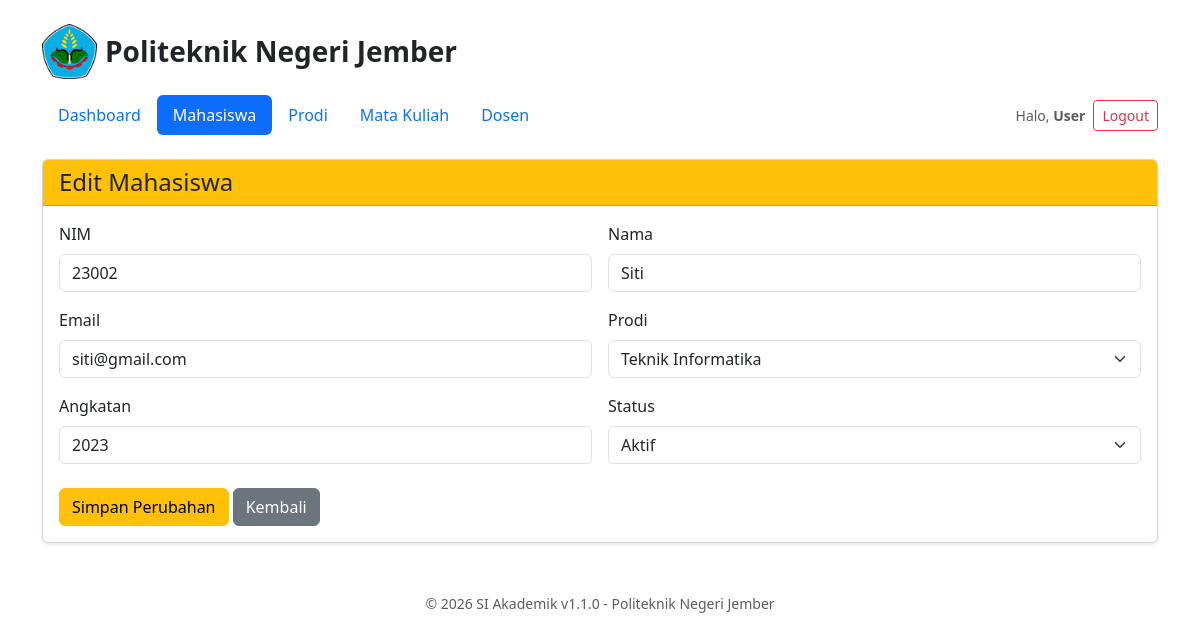
The app's page /setoran_BKPM-1/si-akademik_acara16/mahasiswa/23002/edit (signed in) with its own data.
### tables this page shows
CREATE TABLE IF NOT EXISTS mahasiswa (
    id       INT AUTO_INCREMENT PRIMARY KEY,
    nim      VARCHAR(20)  NOT NULL UNIQUE,
    nama     VARCHAR(100) NOT NULL,
    email    VARCHAR(100) NOT NULL,
    prodi_id INT          NOT NULL,
    angkatan INT          NOT NULL,
    status   VARCHAR(10)  NOT NULL DEFAULT 'aktif'
);

CREATE TABLE IF NOT EXISTS prodi (
    id   INT AUTO_INCREMENT PRIMARY KEY,
    kode VARCHAR(10)  NOT NULL,
    nama VARCHAR(100) NOT NULL
);

### app/Views/layouts/main.php (called while the page is built, shortened)
<?php
require __DIR__ . '/../partials/header.php';
require __DIR__ . '/../partials/navbar.php';
require $content;
require __DIR__ . '/../partials/footer.php';

### app/Core/BaseController.php (called while the page is built, shortened)
<?php
class BaseController
{
    protected function view(
        string $view,
        array $data = [],
        string $active = '',
        bool $useLayout = true
    ): void {
        extract($data, EXTR_SKIP);
        $content = __DIR__ . '/../Views/' . $view . '.php';
        require __DIR__ . '/../Views/layouts/main.php';
    }
}

### app/Controllers/MahasiswaController.php (called while the page is built, shortened)
<?php
class MahasiswaController extends BaseController
{
    private MahasiswaService $service;
    public function __construct(MahasiswaService $service)
    {
        $this->service = $service;
    }
    public function edit($id): void
    {
        $data = $this->service->find((string) $id);
        $this->view(
            'mahasiswa/edit',
            [
                'mahasiswa' => $data,
                'originalNim' => $id,
                'prodiList' => $this->service->prodiOptions(),
                'errors' => [],
            ],
            'mahasiswa'
        );
    }
}

### public/index.php (called while the page is built, shortened)
<?php
$routes = require __DIR__ . '/../routes/web.php';
$requestUri = parse_url($_SERVER['REQUEST_URI'], PHP_URL_PATH);
$method     = $_SERVER['REQUEST_METHOD'];
$uri = $requestUri;
if (defined('BASE_URL') && !empty(BASE_URL)) {
    if (str_starts_with($uri, BASE_URL)) {
        $uri = substr($uri, strlen(BASE_URL));
    }
}
try {
    $router = new App\Core\Router($routes);
    $router->dispatch($uri, $method);
} catch (Throwable $e) {
    App\Core\Logger::error('Error tak tertangani', $e);
    http_response_code(500);
    echo 'Terjadi gangguan pada sistem. Silakan coba beberapa saat lagi.';
}

### app/Repositories/MahasiswaRepository.php (called while the page is built, shortened)
<?php
class MahasiswaRepository
{
    private Database $database;
    public function __construct(Database $database)
    {
        $this->database = $database;
    }
    private function db(): PDO
    {
        return $this->database->getConnection();
    }
    public function findByNimData(string $nim): ?array
    {
        $stmt = $this->db()->prepare(
            "SELECT * FROM mahasiswa WHERE nim = :nim"
        );
        $stmt->execute([
            'nim' => $nim
        ]);
        return $stmt->fetch(PDO::FETCH_ASSOC) ?: null;
    }
}

### app/Core/Database.php (called while the page is built, shortened)
<?php
class Database
{
    private PDO $pdo;
    public function __construct()
    {
        $config = require __DIR__ . '/../../config/database.php';
        try {
            $this->pdo = new PDO(
                "mysql:host={$config['host']};dbname={$config['dbname']};charset={$config['charset']}",
                $config['username'],
                $config['password']
            );
            $this->pdo->setAttribute(
                PDO::ATTR_ERRMODE,
                PDO::ERRMODE_EXCEPTION
            );
        } catch (PDOException $e) {
            Logger::error('Koneksi database gagal', $e);
            throw new \RuntimeException('Koneksi database gagal', 0, $e);
        }
    }
    public function getConnection(): PDO
    {
        return $this->pdo;
    }
}

### config/database.php (called while the page is built)
<?php
return [
'host'     => '127.0.0.1:3307',
'dbname'   => 'si_akademik',
'username' => 'root',
'password' => '',
'charset'  => 'utf8mb4',
];

### app/Services/MahasiswaService.php (called while the page is built, shortened)
<?php
class MahasiswaService
{
    public function find(string $nim): ?array
    {
        return $this->repo->findByNimData($nim);
    }
    public function prodiOptions(): array
    {
        return $this->prodiRepo->all();
    }
}

### app/Repositories/ProdiRepository.php (called while the page is built, shortened)
<?php
class ProdiRepository
{
    private Database $database;
    public function __construct(Database $database)
    {
        $this->database = $database;
    }
    private function db(): PDO
    {
        return $this->database->getConnection();
    }
    public function all(): array
    {
        return $this->db()
            ->query("SELECT * FROM prodi ORDER BY kode ASC")
            ->fetchAll(PDO::FETCH_ASSOC);
    }
}

### app/Views/mahasiswa/edit.php (the view, shortened to what this page needs)
<?php
$errors = $errors ?? [];
?>
<div class="card shadow-sm">
    <div class="card-header bg-warning">
        <h4 class="mb-0">Edit Mahasiswa</h4>
    </div>
    <div class="card-body">
        <form method="post" action="<?= BASE_URL ?>/mahasiswa/<?= urlencode($originalNim ?? $mahasiswa['nim'] ?? '') ?>/update" novalidate>
            <div class="row g-3">
                <div class="col-md-6">
                    <label class="form-label">NIM</label>
                    <input name="nim" class="form-control <?= isset($errors['nim']) ? 'is-invalid' : '' ?>"
                           value="<?= htmlspecialchars($mahasiswa['nim'] ?? '') ?>">
                </div>
                <div class="col-md-6">
                    <label class="form-label">Nama</label>
                    <input name="nama" class="form-control <?= isset($errors['nama']) ? 'is-invalid' : '' ?>"
                           value="<?= htmlspecialchars($mahasiswa['nama'] ?? '') ?>">
                </div>
                <div class="col-md-6">
                    <label class="form-label">Email</label>
                    <input type="email" name="email" class="form-control <?= isset($errors['email']) ? 'is-invalid' : '' ?>"
                           value="<?= htmlspecialchars($mahasiswa['email'] ?? '') ?>">
                </div>
                <div class="col-md-6">
                    <label class="form-label">Prodi</label>
                    <select name="prodi_id" class="form-select <?= isset($errors['prodi_id']) ? 'is-invalid' : '' ?>">
                        <?php foreach ($prodiList as $p): ?>
                            <option value="<?= $p['id'] ?>" <?= ((int) ($mahasiswa['prodi_id'] ?? 0) === (int) $p['id']) ? 'selected' : '' ?>>
                                <?= htmlspecialchars($p['nama']) ?>
                            </option>
                        <?php endforeach; ?>
                    </select>
                </div>
                <div class="col-md-6">
                    <label class="form-label">Angkatan</label>
                    <input type="number" name="angkatan" class="form-control <?= isset($errors['angkatan']) ? 'is-invalid' : '' ?>"
                           value="<?= htmlspecialchars((string) ($mahasiswa['angkatan'] ?? '')) ?>">
                </div>
                <div class="col-md-6">
                    <label class="form-label">Status</label>
                    <select name="status" class="form-select <?= isset($errors['status']) ? 'is-invalid' : '' ?>">
                        <option value="aktif" <?= ($mahasiswa['status'] ?? '') === 'aktif' ? 'selected' : '' ?>>Aktif</option>
                    </select>
                </div>
            </div>
            <div class="mt-4">
                <button class="btn btn-warning">Simpan Perubahan</button>
                <a href="<?= BASE_URL ?>/mahasiswa" class="btn btn-secondary">Kembali</a>
            </div>
        </form>
    </div>
</div>

### app/Core/Router.php (shortened to what this page needs)
<?php
class Router
{
    private array $routes;
    public function __construct(array $routes)
    {
        $this->routes = $routes;
    }
    public function dispatch(string $uri, string $method): void
    {
        $uri = $this->normalize($uri);
        foreach ($this->routes[$method] ?? [] as $routePattern => $routeConfig) {
            $pattern = $this->normalize($routePattern);
            $regex = preg_replace(
                '/\{[a-zA-Z0-9_]+\}/',
                '([a-zA-Z0-9_]+)',
                $pattern
            );
            $regex = '#^' . $regex . '$#';
            if (preg_match($regex, $uri, $params)) {
                array_shift($params);
                $this->callController($routeConfig, $params);
                return;
            }
        }
    }
    private function normalize(string $path): string
    {
        $path = trim($path, '/');
        return $path === '' ? '/' : '/' . $path;
    }
    private function callController(
        array $routeConfig,
        array $params
    ): void {
        $controllerClass = "App\\Controllers\\{$routeConfig['controller']}";
        $action = $routeConfig['action'];
        $controller = $this->makeController($controllerClass);
        call_user_func_array(
            [$controller, $action],
            $params
        );
    }
    private function makeController(string $controllerClass): object
    {
        if ($controllerClass === 'App\\Controllers\\MahasiswaController') {
            $database = new Database();
            $service = new MahasiswaService(
                new MahasiswaRepository($database),
                new ProdiRepository($database)
            );
            return new $controllerClass($service);
        }
        return new $controllerClass();
    }
}

### records on screen
mahasiswa: nim "23002", nama "Siti", email "siti@gmail.com", prodi_id "Teknik Informatika", angkatan "2023", status "Aktif"
